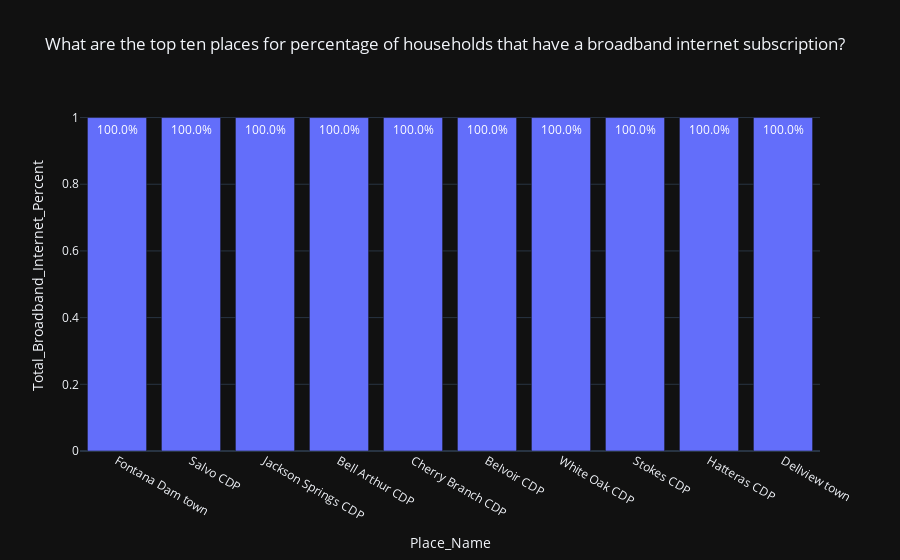

Write notebook code for a chart like this one.
### Code cell
fig = px.bar(top_internet_percent,
             x="Place_Name",
             y="Total_Broadband_Internet_Percent",
             template="plotly_dark",
             title="What are the top ten places for percentage of households that have a broadband internet subscription?",
             text='Total_Broadband_Internet_Percent'
             )
fig.update_traces(textposition="auto", texttemplate="%{text:.1%}")
fig.show()

### Figure 1 — Plotly figure (JSON) as saved in the notebook; plotly's stock layout.template omitted (floating-point values rounded to 4 significant figures)
{"data": [{"alignmentgroup": "True", "hovertemplate": "Place_Name=%{x}<br>Total_Broadband_Internet_Percent=%{text}<extra></extra>", "legendgroup": "", "marker": {"color": "#636efa", "pattern": {"shape": ""}}, "name": "", "offsetgroup": "", "orientation": "v", "showlegend": false, "text": [1.0, 1.0, 1.0, 1.0, 1.0, 1.0, 1.0, 1.0, 1.0, 1.0], "textposition": "auto", "x": ["Fontana Dam town", "Salvo CDP", "Jackson Springs CDP", "Bell Arthur CDP", "Cherry Branch CDP", "Belvoir CDP", "White Oak CDP", "Stokes CDP", "Hatteras CDP", "Dellview town"], "xaxis": "x", "y": [1.0, 1.0, 1.0, 1.0, 1.0, 1.0, 1.0, 1.0, 1.0, 1.0], "yaxis": "y", "type": "bar", "texttemplate": "%{text:.1%}"}], "layout": {"xaxis": {"anchor": "y", "domain": [0.0, 1.0], "title": {"text": "Place_Name"}}, "yaxis": {"anchor": "x", "domain": [0.0, 1.0], "title": {"text": "Total_Broadband_Internet_Percent"}}, "legend": {"tracegroupgap": 0}, "title": {"text": "What are the top ten places for percentage of households that have a broadband internet subscription?"}, "barmode": "relative"}}
